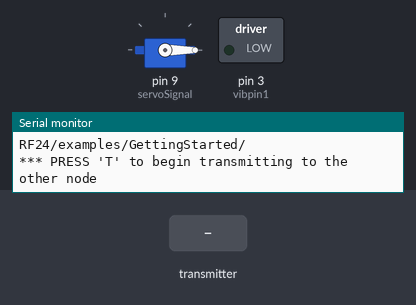
The sketch below on a simulated Arduino Uno, built with avr-gcc and run on an emulated ATmega328P. On the bench: servo, switched loads named in the sketch (green lamp = pin HIGH), the last lines printed to the serial monitor. The test bench sets the inputs (shaded band). No radio packets arrive unless stated.

Above: at 1.2 s.
1.3 s: the transmitter starts sending output = 1023
At 1.8 s:
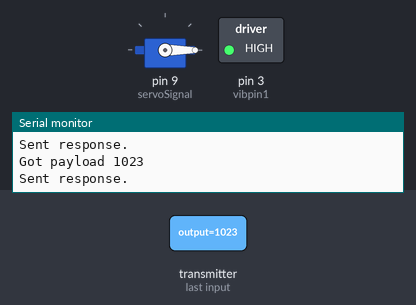
2.8 s: the transmitter starts sending output = 0
At 4.1 s:
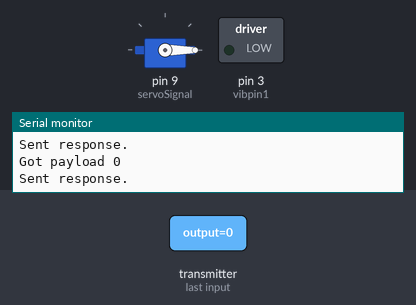
Timing chart, 0 to 5.8 s (numbered marks = the images above; inputs shaded):
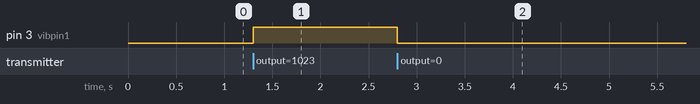

The sketch:

vibratingSingleTaxel_combined_recieverServo.ino
```cpp
/* Author: Emily Lee
   Date: August 2019
   Purpose: Reads incoming data from transmitting microcontroller and outputs this data (either pwm or servo position) onto the vibration motor
   or a positional servo. Optionally, this pwm can be transmitted to another microcontroller using nrF24l01+ modules. These features, as well as touch sensitivity, can be controlled with user-defined variables.
   Email: emilylee.email@gmail.com
*/
/* add something so if the transmitter
  doesn't hear back from the receiver, the pwm is set to zero (or should it
  be maintained?*/

#include <SPI.h>
#include "nRF24L01.h"
#include "RF24.h"
#include "printf.h"
#include <Servo.h>

#define OUTPUT_VIB 8888
#define OUTPUT_SERVO 9999

#define POS_HIGH 24

bool isOutputVib = true; // output is servo by default
int output;
//
// Hardware configuration
//

// Set up nRF24L01 radio on SPI bus plus pins 5 & 6

RF24 radio(6, 7); //CE is 5, CSN is 6

//
// Topology
//

// Radio pipe addresses for the 2 nodes to communicate.
const uint64_t pipes[2] = { 0xF0F0F0F0E1LL, 0xF0F0F0F0D2LL };

//
// Role management
//
// Set up role.  This sketch uses the same software for all the nodes
// in this system.  Doing so greatly simplifies testing.
//

// The various roles supported by this sketch
//typedef enum { role_ping_out = 1, role_pong_back } role_e;

// The debug-friendly names of those roles
const char* role_friendly_name[] = { "invalid", "Ping out", "Pong back"};

// The role of the current running sketch
//role_e role = role_pong_back;

// declare servo object
Servo armServo;

/* state pin names */
const int servoSignal = 9;
const int vibpin1 = 3;

void setup(void)
{

  /* configure pins */
  pinMode(vibpin1, OUTPUT);

  //
  // Print preamble
  //

  Serial.begin(9600);
  printf_begin();
  printf("\n\rRF24/examples/GettingStarted/\n\r");
  printf("*** PRESS 'T' to begin transmitting to the other node\n\r");

  //
  // Setup and configure rf radio
  //

  radio.begin();
  radio.setPALevel(RF24_PA_LOW);
  radio.setAutoAck(false);

  // optionally, increase the delay between retries & # of retries
  radio.setRetries(15, 15);


  //
  // Start listening
  //

  radio.openWritingPipe(pipes[1]);
  radio.openReadingPipe(1, pipes[0]);

  radio.startListening();

  //
  // Dump the configuration of the rf unit for debugging
  //

  radio.printDetails();

  // attach servo, initialize position
  armServo.attach(servoSignal);
  armServo.write(0);
}

void loop(void)
{
  receiveOutput();
}

/* Function: receiveOutput
   "Inputs": Data coming from transmitting microcontroller
   "Outputs": servo position or vibration.
   Purpose: Receives data to be outputted from transmitting microcontroller and outputs either
   servo position or vibration depending on specification spent from transmitting microcontroller.
   Constantly checks to see if output should be changed from vibration to servo or vice versa.
*/

void receiveOutput() {
  // if there is data ready
  if ( radio.available() )
  {
    // Dump the payloads until we've gotten everything
    bool done = false;
    while (!done)
    {
      // Fetch the payload, and see if this was the last one.

      // type of variable read must match type of variable sent (i.e. if "output" is type int on the transmitter, it should also be int on the receiver)
      done = radio.read( &output, sizeof(int) );
      // Spew it
      Serial.print("Got payload ");
      Serial.println(output);
      // Delay just a little bit to let the other unit
      // make the transition to receiver

      if (!checkOutput()) {
        sendOutput();
      }
    }

    // First, stop listening so we can talk
    radio.stopListening();

    // Send the final one back.
    radio.write( &output, sizeof(int) );
    printf("Sent response.\n\r");


    // Now, resume listening so we catch the next packets.
    radio.startListening();
  }
}

/* Function: sendOutput
    "Inputs": output (either pwm or arm position)
    Purpose: Outputs pwm onto vibration motor or arm position onto servo depending on output type
*/

void sendOutput() {
  if (isOutputVib == true) {
    analogWrite(vibpin1, output);
  }
  else {
    armServo.write(output);
    delay(25); // a delay is needed here, otherwise the servo will not respond to commands
    Serial.print("arm position is: ");
    Serial.println(output);

     if (output > POS_HIGH) {
        analogWrite(vibpin1, 255);
      }
      else
        analogWrite(vibpin1, 0);
  }
}

/* Function: checkOutput
   "Inputs": output
   Output: returns 1 if output type has been changed, 0 otherwise
   Purpose: determines if output contains OUTPUT_VIB (signals output should be set to vibration) or OUTPUT_SERVO (output set to servo)
*/

int checkOutput() {

  if (output == OUTPUT_VIB || output == OUTPUT_SERVO) {
    if (output == OUTPUT_VIB) {
      isOutputVib = true;
      Serial.println("Output is vibration");
      return 1;
    }
    else {
      isOutputVib = false;
      Serial.println("Output is servo");
      return 1;
    }
  }
  else
    return 0;
}
// vim:cin:ai:sts=2 sw=2 ft=cpp
```

printf.h
```cpp
// (licence header left out)
/**
 * @file printf.h
 *
 * Setup necessary to direct stdout to the Arduino Serial library, which
 * enables 'printf'
 */

#ifndef __PRINTF_H__
#define __PRINTF_H__

#ifdef ARDUINO

int serial_putc( char c, FILE * )
{
  Serial.write( c );

  return c;
}

void printf_begin(void)
{
  fdevopen( &serial_putc, 0 );
}

#else
#error This example is only for use on Arduino.
#endif // ARDUINO

#endif // __PRINTF_H__
```

Measured:
- after the input at 1.3 s, pin 3 (vibpin1): LOW → HIGH at once
- after the input at 2.8 s, pin 3 (vibpin1): HIGH → LOW at once
